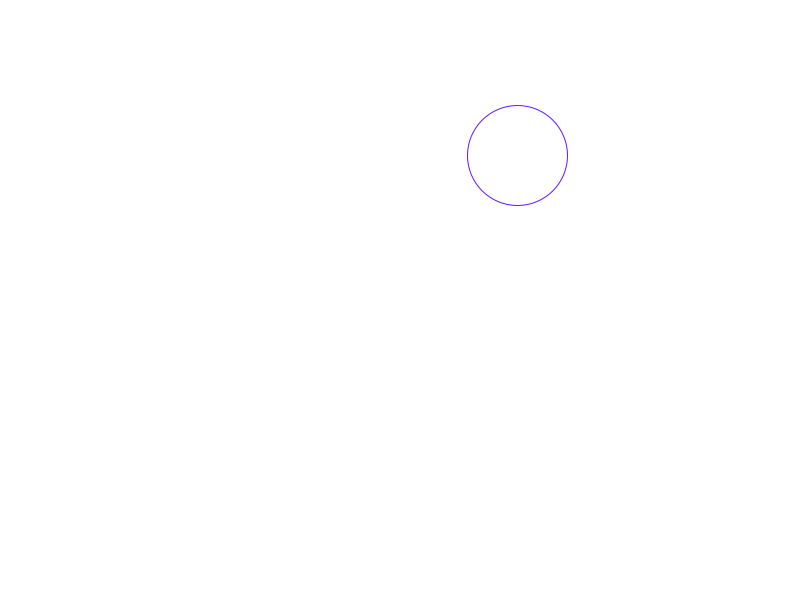
Frame 1 (no input)
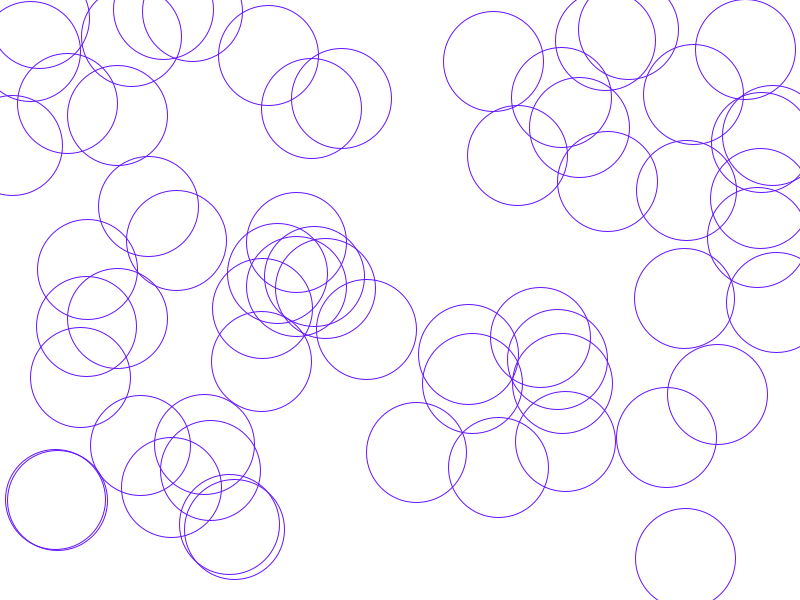
Frame 60 (the mouse pressed at the canvas centre just before this capture)
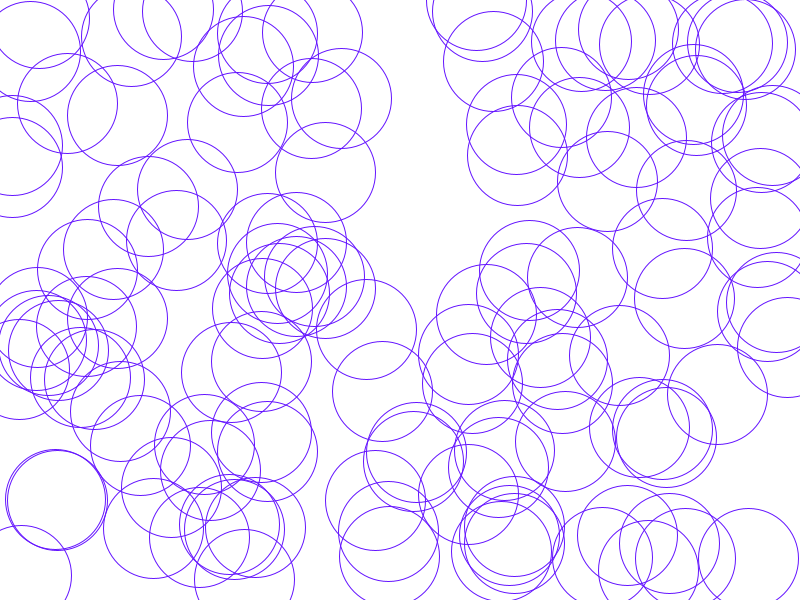
Frame 120 (the mouse held since frame 60 and released just before this capture)

The Processing sketch that drew these frames (run headless with seeded random() and noise(); from frame 60 on, the mouse is pressed at the canvas centre):

// Processing sketch: WMS_BasicKeyChange
// ── WMS_BasicKeyChange.pde
// wavemakerstoke
// sketches by ashleyjamesbrown
float xPos;
float yPos;

float red;
float green;
float blue;
float alpha;


void setup(){
  size(800,600);
  background(255);
  xPos=400;
  yPos=300;
}

void draw(){
  fill(red,green,blue,alpha);
  stroke(100,20,255);
  //noStroke();
  xPos=random(0,width);
  yPos=random(0,height);
  ellipse(xPos,yPos,100,100);
}


void keyPressed(){
 red=random(0,255);
 green=random(0,255);
 blue=random(0,255);
 alpha=random(0,255);

  
}
